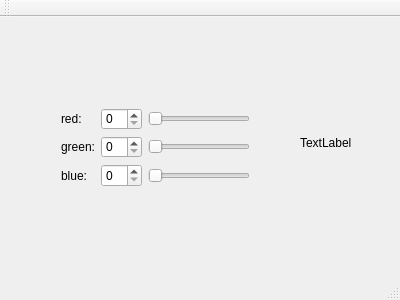
<?xml version="1.0" encoding="UTF-8"?>
<ui version="4.0">
 <class>MainWindow</class>
 <widget class="QMainWindow" name="MainWindow">
  <property name="geometry">
   <rect>
    <x>0</x>
    <y>0</y>
    <width>400</width>
    <height>300</height>
   </rect>
  </property>
  <property name="windowTitle">
   <string>MainWindow</string>
  </property>
  <widget class="QWidget" name="centralWidget">
   <widget class="QWidget" name="gridLayoutWidget">
    <property name="geometry">
     <rect>
      <x>50</x>
      <y>80</y>
      <width>211</width>
      <height>101</height>
     </rect>
    </property>
    <layout class="QGridLayout" name="gridLayout">
     <item row="1" column="2">
      <widget class="QSlider" name="horizontalSliderRed">
       <property name="orientation">
        <enum>Qt::Horizontal</enum>
       </property>
      </widget>
     </item>
     <item row="3" column="0">
      <widget class="QLabel" name="labelBlue">
       <property name="text">
        <string>blue:</string>
       </property>
      </widget>
     </item>
     <item row="1" column="0">
      <widget class="QLabel" name="labelRed">
       <property name="text">
        <string>red:</string>
       </property>
      </widget>
     </item>
     <item row="3" column="2">
      <widget class="QSlider" name="horizontalSliderBlue">
       <property name="orientation">
        <enum>Qt::Horizontal</enum>
       </property>
      </widget>
     </item>
     <item row="2" column="2">
      <widget class="QSlider" name="horizontalSliderGreen">
       <property name="orientation">
        <enum>Qt::Horizontal</enum>
       </property>
      </widget>
     </item>
     <item row="2" column="0">
      <widget class="QLabel" name="labelGreen">
       <property name="text">
        <string>green:</string>
       </property>
      </widget>
     </item>
     <item row="1" column="1">
      <widget class="QSpinBox" name="spinBoxRed"/>
     </item>
     <item row="2" column="1">
      <widget class="QSpinBox" name="spinBoxGreen"/>
     </item>
     <item row="3" column="1">
      <widget class="QSpinBox" name="spinBoxBlue"/>
     </item>
    </layout>
   </widget>
   <widget class="QLabel" name="colorLabel">
    <property name="geometry">
     <rect>
      <x>300</x>
      <y>100</y>
      <width>62</width>
      <height>51</height>
     </rect>
    </property>
    <property name="text">
     <string>TextLabel</string>
    </property>
   </widget>
  </widget>
  <widget class="QMenuBar" name="menuBar">
   <property name="geometry">
    <rect>
     <x>0</x>
     <y>0</y>
     <width>400</width>
     <height>25</height>
    </rect>
   </property>
  </widget>
  <widget class="QToolBar" name="mainToolBar">
   <attribute name="toolBarArea">
    <enum>TopToolBarArea</enum>
   </attribute>
   <attribute name="toolBarBreak">
    <bool>false</bool>
   </attribute>
  </widget>
  <widget class="QStatusBar" name="statusBar"/>
 </widget>
 <layoutdefault spacing="6" margin="11"/>
 <resources/>
 <connections>
  <connection>
   <sender>spinBoxRed</sender>
   <signal>valueChanged(int)</signal>
   <receiver>horizontalSliderRed</receiver>
   <slot>setValue(int)</slot>
   <hints>
    <hint type="sourcelabel">
     <x>114</x>
     <y>135</y>
    </hint>
    <hint type="destinationlabel">
     <x>203</x>
     <y>138</y>
    </hint>
   </hints>
  </connection>
  <connection>
   <sender>horizontalSliderRed</sender>
   <signal>valueChanged(int)</signal>
   <receiver>spinBoxRed</receiver>
   <slot>setValue(int)</slot>
   <hints>
    <hint type="sourcelabel">
     <x>250</x>
     <y>143</y>
    </hint>
    <hint type="destinationlabel">
     <x>118</x>
     <y>141</y>
    </hint>
   </hints>
  </connection>
 </connections>
</ui>
